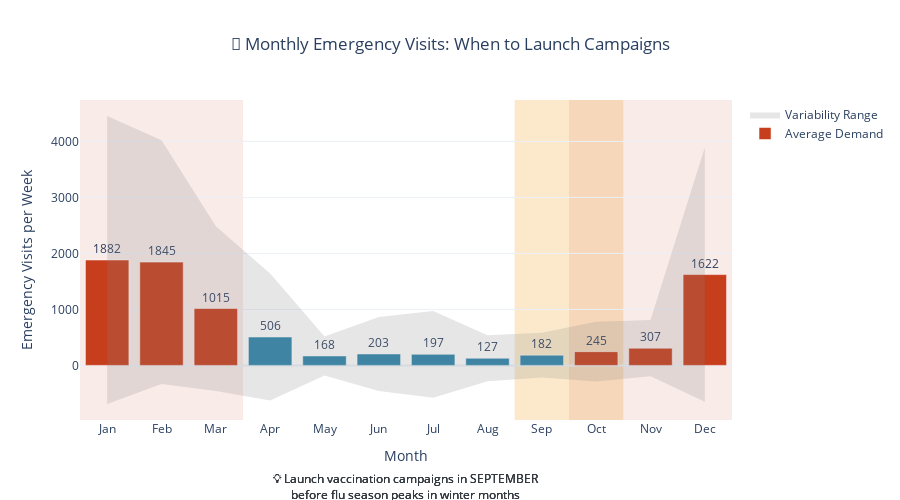

The notebook cell saved with this chart:
### Markdown cell above
---

## 📅 2. When to Act: Seasonal Pattern Analysis

**Business Question:** *When should we launch vaccination campaigns for maximum impact?*

### Code cell
# Seasonal analysis for business planning
if df is not None and target_col:
    # Ensure color helper is available even if helper cell was skipped
    if 'hex_to_rgba' not in globals():
        def hex_to_rgba(hex_color, alpha=1.0):
            hex_color = str(hex_color).lstrip('#')
            if len(hex_color) != 6:
                raise ValueError('hex_color must be in the format #RRGGBB')
            r = int(hex_color[0:2], 16)
            g = int(hex_color[2:4], 16)
            b = int(hex_color[4:6], 16)
            return f'rgba({r},{g},{b},{float(alpha)})'

    month_names = ['Jan', 'Feb', 'Mar', 'Apr', 'May', 'Jun',
                   'Jul', 'Aug', 'Sep', 'Oct', 'Nov', 'Dec']
    month_lookup = {idx + 1: name for idx, name in enumerate(month_names)}

    seasonal_df = pd.DataFrame({
        'date': pd.to_datetime(df['date'], errors='coerce'),
        'value': pd.to_numeric(df[target_col], errors='coerce')
    }).dropna(subset=['date', 'value'])

    if seasonal_df.empty:
        print("⚠️ Cannot generate seasonal analysis - no numeric values available")
    else:
        seasonal_df['month'] = seasonal_df['date'].dt.month
        monthly_data = (
            seasonal_df
            .groupby('month')['value']
            .agg(mean='mean', std='std')
            .reset_index()
            .sort_values('month')
        )

        if monthly_data.empty:
            print("⚠️ Cannot generate seasonal analysis - insufficient data after aggregation")
        else:
            monthly_data['std'] = monthly_data['std'].fillna(0)
            monthly_data['month_name'] = monthly_data['month'].map(month_lookup)

            x_positions = monthly_data['month'].tolist()
            month_labels = monthly_data['month_name'].tolist()

            fig = go.Figure()

            # Add bars for average demand
            fig.add_trace(go.Bar(
                x=x_positions,
                y=monthly_data['mean'],
                name='Average Demand',
                marker_color=[COLORS['warning'] if name in ['Oct', 'Nov', 'Dec', 'Jan', 'Feb', 'Mar']
                             else COLORS['primary'] for name in month_labels],
                text=[f"{val:.0f}" if pd.notna(val) else "" for val in monthly_data['mean']],
                textposition='outside'
            ))

            # Variability envelope
            upper_band = (monthly_data['mean'] + monthly_data['std']).tolist()
            lower_band = (monthly_data['mean'] - monthly_data['std']).tolist()

            fig.add_trace(go.Scatter(
                x=x_positions,
                y=upper_band,
                mode='lines',
                line=dict(color='rgba(0,0,0,0)'),
                showlegend=False,
                hoverinfo='skip'
            ))

            fig.add_trace(go.Scatter(
                x=x_positions,
                y=lower_band,
                mode='lines',
                fill='tonexty',
                fillcolor='rgba(128,128,128,0.2)',
                line=dict(color='rgba(0,0,0,0)'),
                name='Variability Range',
                hoverinfo='skip'
            ))

            # Campaign recommendation zones (numeric month positions avoid type issues)
            sep_idx = month_names.index('Sep') + 1
            oct_idx = month_names.index('Oct') + 1
            mar_idx = month_names.index('Mar') + 1

            fig.add_vrect(
                x0=sep_idx - 0.5,
                x1=oct_idx + 0.5,
                fillcolor=hex_to_rgba(COLORS['success'], 0.2),
                layer='below',
                line_width=0,
                annotation_text="IDEAL<br>Campaign Launch",
                annotation_position="top left"
            )

            high_demand_windows = [
                (oct_idx - 0.5, 12.5),
                (0.5, mar_idx + 0.5)
            ]

            for idx, (start, end) in enumerate(high_demand_windows):
                fig.add_vrect(
                    x0=start,
                    x1=end,
                    fillcolor=hex_to_rgba(COLORS['warning'], 0.1),
                    layer='below',
                    line_width=0,
                    annotation_text="HIGH DEMAND PERIOD" if idx == 0 else None,
                    annotation_position="top left"
                )

            fig.update_layout(
                title={
                    'text': "📅 Monthly Emergency Visits: When to Launch Campaigns",
                    'x': 0.5
                },
                xaxis_title="Month",
                yaxis_title="Emergency Visits per Week",
                height=500,
                template='plotly_white',
                annotations=[
                    dict(
                        text="💡 Launch vaccination campaigns in SEPTEMBER<br>before flu season peaks in winter months",
                        xref="paper", yref="paper",
                        x=0.5, y=-0.15, showarrow=False,
                        font=dict(size=12, color=COLORS['dark']),
                        xanchor='center'
                    )
                ]
            )

            fig.update_xaxes(
                tickmode='array',
                tickvals=x_positions,
                ticktext=month_labels,
                range=[0.5, 12.5]
            )

            fig.write_html(VIZ_PATH / 'dashboard_seasonal_timing.html')
            fig.show()

            # Business recommendations
            peak_month = monthly_data.loc[monthly_data['mean'].idxmax(), 'month_name']
            low_month = monthly_data.loc[monthly_data['mean'].idxmin(), 'month_name']

            print("📈 Seasonal Business Insights:")
            print(f"   🔥 PEAK DEMAND: {peak_month} - ensure full staffing and vaccine stock")
            print(f"   📉 LOWEST DEMAND: {low_month} - ideal time for maintenance and training")
            print(f"   🎯 CAMPAIGN LAUNCH: September - 2 months before peak demand")
            print(f"   📊 BUDGET PLANNING: Expect 3x higher costs Oct-Mar vs Apr-Sep")
else:
    print("⚠️ Cannot generate seasonal analysis - historical data not available")

### Figure 1 — Plotly figure (JSON) as saved in the notebook; plotly's stock layout.template omitted (floating-point values rounded to 4 significant figures)
{"data": [{"marker": {"color": ["#C73E1D", "#C73E1D", "#C73E1D", "#2E86AB", "#2E86AB", "#2E86AB", "#2E86AB", "#2E86AB", "#2E86AB", "#C73E1D", "#C73E1D", "#C73E1D"]}, "name": "Average Demand", "text": ["1882", "1845", "1015", "506", "168", "203", "197", "127", "182", "245", "307", "1622"], "textposition": "outside", "type": "bar", "x": [1, 2, 3, 4, 5, 6, 7, 8, 9, 10, 11, 12], "y": [1882.0, 1845.0, 1015.0, 506.2, 168.1, 203.3, 197.0, 127.4, 182.5, 245.1, 307.4, 1622.0]}, {"hoverinfo": "skip", "line": {"color": "rgba(0,0,0,0)"}, "mode": "lines", "showlegend": false, "type": "scatter", "x": [1, 2, 3, 4, 5, 6, 7, 8, 9, 10, 11, 12], "y": [4454.0, 4021.0, 2487.0, 1641.0, 514.6, 863.0, 971.4, 538.3, 580.9, 778.2, 808.8, 3894.0]}, {"fill": "tonexty", "fillcolor": "rgba(128,128,128,0.2)", "hoverinfo": "skip", "line": {"color": "rgba(0,0,0,0)"}, "mode": "lines", "name": "Variability Range", "type": "scatter", "x": [1, 2, 3, 4, 5, 6, 7, 8, 9, 10, 11, 12], "y": [-689.6, -331.3, -456.1, -628.4, -178.4, -456.4, -577.3, -283.4, -215.9, -288.0, -193.9, -649.8]}], "layout": {"annotations": [{"font": {"color": "#343A40", "size": 12}, "showarrow": false, "text": "💡 Launch vaccination campaigns in SEPTEMBER<br>before flu season peaks in winter months", "x": 0.5, "xanchor": "center", "xref": "paper", "y": -0.15, "yanchor": "top", "yref": "paper"}, {"font": {"color": "#343A40", "size": 12}, "showarrow": false, "text": "💡 Launch vaccination campaigns in SEPTEMBER<br>before flu season peaks in winter months", "x": 0.5, "xanchor": "center", "xref": "paper", "y": -0.15, "yanchor": "top", "yref": "paper"}, {"font": {"color": "#343A40", "size": 12}, "showarrow": false, "text": "💡 Launch vaccination campaigns in SEPTEMBER<br>before flu season peaks in winter months", "x": 0.5, "xanchor": "center", "xref": "paper", "y": -0.15, "yanchor": "top", "yref": "paper"}], "height": 500, "shapes": [{"fillcolor": "rgba(241,143,1,0.2)", "layer": "below", "line": {"width": 0}, "type": "rect", "x0": 8.5, "x1": 10.5, "xref": "x", "y0": 0, "y1": 1, "yref": "y domain"}, {"fillcolor": "rgba(199,62,29,0.1)", "layer": "below", "line": {"width": 0}, "type": "rect", "x0": 9.5, "x1": 12.5, "xref": "x", "y0": 0, "y1": 1, "yref": "y domain"}, {"fillcolor": "rgba(199,62,29,0.1)", "layer": "below", "line": {"width": 0}, "type": "rect", "x0": 0.5, "x1": 3.5, "xref": "x", "y0": 0, "y1": 1, "yref": "y domain"}], "title": {"text": "📅 Monthly Emergency Visits: When to Launch Campaigns", "x": 0.5}, "xaxis": {"range": [0.5, 12.5], "tickmode": "array", "ticktext": ["Jan", "Feb", "Mar", "Apr", "May", "Jun", "Jul", "Aug", "Sep", "Oct", "Nov", "Dec"], "tickvals": [1, 2, 3, 4, 5, 6, 7, 8, 9, 10, 11, 12], "title": {"text": "Month"}}, "yaxis": {"title": {"text": "Emergency Visits per Week"}}}}
